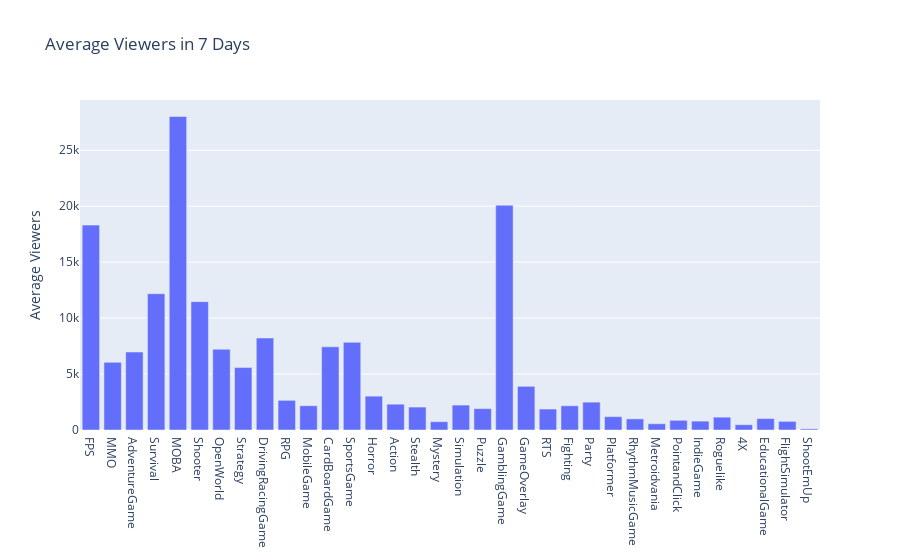

The notebook cell this image was saved under:
### Code cell
def draw_average_viewers():
    data = {'tag': [], 'aver': []}
    for key in cat.keys():
        data['tag'].append(key)
        sdf = df[df['id'].isin(cat[key])]
        aver = sdf['Avg. viewers, 7 days'].sum() *1.0 / len(cat[key])
        data['aver'].append(aver)
    trace = go.Bar(
        x=data['tag'],
        y=data['aver'],
        name='Number of Games'
    )
    fig=go.Figure(data=[trace])
    fig.update_layout(
        title='Average Viewers in 7 Days',
        yaxis_title='Average Viewers',
    )
    pyo.iplot(fig)

draw_average_viewers()

### Figure 1 — Plotly figure (JSON) as saved in the notebook; plotly's stock layout.template omitted (floating-point values rounded to 4 significant figures)
{"data": [{"name": "Number of Games", "type": "bar", "x": ["FPS", "MMO", "AdventureGame", "Survival", "MOBA", "Shooter", "OpenWorld", "Strategy", "DrivingRacingGame", "RPG", "MobileGame", "CardBoardGame", "SportsGame", "Horror", "Action", "Stealth", "Mystery", "Simulation", "Puzzle", "GamblingGame", "GameOverlay", "RTS", "Fighting", "Party", "Platformer", "RhythmMusicGame", "Metroidvania", "PointandClick", "IndieGame", "Roguelike", "4X", "EducationalGame", "FlightSimulator", "ShootEmUp"], "y": [18310.0, 6049.0, 6968.0, 12180.0, 28020.0, 11470.0, 7217.0, 5579.0, 8220, 2650.0, 2168.0, 7429.0, 7831.0, 3023.0, 2306.0, 2048.0, 743.3, 2227.0, 1910.0, 20087, 3904.0, 1873.0, 2164.0, 2490.0, 1193.0, 993.4, 556.3, 866, 793, 1147.0, 472.8, 1020, 771, 101]}], "layout": {"autosize": true, "title": {"text": "Average Viewers in 7 Days"}, "xaxis": {"autorange": true, "range": [-0.5, 33.5], "type": "category"}, "yaxis": {"autorange": true, "range": [0, 29490.0], "title": {"text": "Average Viewers"}, "type": "linear"}}}
